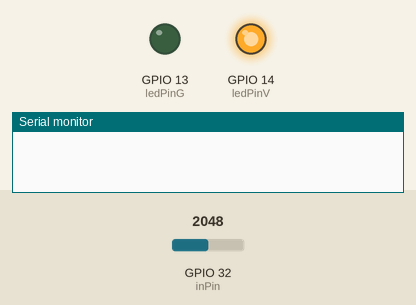
Simulated run of this sketch. Board: ESP32. On the bench: output pins drawn as LEDs (lit = HIGH), the last lines printed to the serial monitor. The test bench sets the inputs (shaded band); at power-on: GPIO 32 (inPin) = 2048. WiFi joins after 1.5 s; servers stay silent unless stated; no MQTT or app messages arrive unless stated.

Above: at 0.0 s.
At 2.7 s:
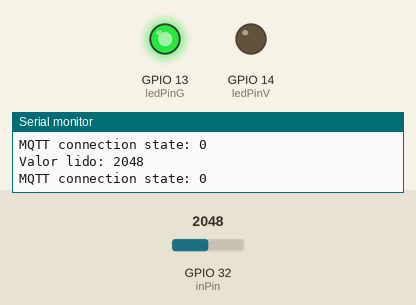
2.8 s: GPIO 32 (inPin) set to 0
At 3.8 s:
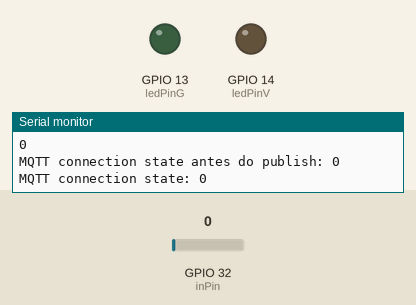
Timing chart, 0 to 5.8 s (numbered marks = the images above; inputs shaded):
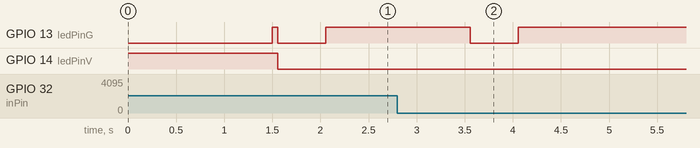

The sketch:

ler_agua_mqtt.ino
```cpp
/*#include <PubSubClient.h>
#include <WiFi.h>

WiFiClient espClient;
PubSubClient client(espClient);

const char* ssid = "ISR-Robots";
const char* mqttServer = "postman.cloudmqtt.com";
const int mqttPort = 14877;
const char* mqttUser = "pkmtmkxo";
const char* mqttPassword = "cY9ZBQTUMmKs";

int inPin = 32;
int ledPinV = 14;
int ledPinG = 13;
int val = 0;

void setup() {
  Serial.begin(115200);
  pinMode (inPin, INPUT);
  pinMode (ledPinG, OUTPUT);
  pinMode (ledPinV, OUTPUT);

  configuracoes_rede();
}

void loop() {
  static uint32_t beat = 0;
  static uint32_t beat_ant = 0;
  if (millis() - beat > 500) {
    if (millis() - beat < 2500) {
      digitalWrite(ledPinG, HIGH);
    }
    else {
      val = analogRead(inPin);
      digitalWrite (ledPinG, LOW);
      Serial.println(val);
      char result[16];
      itoa(val, result, 10);
      client.publish("esp/water", result);
      client.subscribe("esp/water");
      erro_rede();
      beat = millis();
      if (beat_ant > beat)
        beat = 0;
      else
        beat_ant = beat;
    }
  }
}

void configuracoes_rede() {
  digitalWrite (ledPinV, HIGH);
  digitalWrite (ledPinG, LOW);
  static uint32_t beat = 0;
  static uint32_t beat_ant = 0;
  WiFi.disconnect();
  WiFi.begin(ssid);
  while (WiFi.status() != WL_CONNECTED) {
    if (millis() - beat > 500) {
      Serial.print("Connecting to WiFi:");
      Serial.println(ssid);
    }
    beat = millis();
    if (beat_ant > beat)
      beat = 0;
    else
      beat_ant = beat;
  }
  Serial.println("Connected to the WiFi network");
  Serial.println("");
  Serial.println("IP address: ");
  Serial.println(WiFi.localIP());
  digitalWrite (ledPinG, HIGH);
  configuracoes_mqtt();
}

void configuracoes_mqtt() {
  digitalWrite (ledPinV, HIGH);
  digitalWrite (ledPinG, HIGH);
  static uint32_t beat = 0;
  static uint32_t beat_ant = 0;

  client.setServer(mqttServer, mqttPort);

  while (!client.connected()) {
    Serial.println("Passei por aqui2!");
    Serial.println("Connecting to MQTT…");
    String clientId = "ESP32Client-";
    clientId += String(random(0xffff), HEX);
    if (client.connect(clientId.c_str(), mqttUser, mqttPassword )) {
      Serial.println("connected");
    } else {
      if (millis() - beat > 2000) {
        Serial.print("failed with state ");
        Serial.print(client.state());

        beat = millis();
        if (beat_ant > beat)
          beat = 0;
        else
          beat_ant = beat;
      }
    }
  }
  Serial.println("Passei por aqui1!");
  client.publish("esp/connect", "water");
  client.subscribe("esp/connect");

  digitalWrite (ledPinV, LOW);
  digitalWrite (ledPinG, LOW);
}

void erro_rede() {
  Serial.println("Passei por aqui4!");
  if (WiFi.status() != WL_CONNECTED) {
    Serial.println("Erro na conexão wifi!");
    configuracoes_rede();
  }
  else if (!client.connected()) {
    Serial.println("Erro na conexão MQTT!");
    configuracoes_mqtt();
  }
}
*/

#include <PubSubClient.h>
#include <WiFi.h>

WiFiClient espClient;
PubSubClient client(espClient);

const char* ssid = "IS3L";
const char* password = "ErasmusKustar";
//const char* mqttServer = "postman.cloudmqtt.com";
const char* mqttServer = "10.231.234.184";
const int mqttPort = 1883;
//const int mqttPort = 14877;
const char* mqttUser = "pkmtmkxo";
const char* mqttPassword = "cY9ZBQTUMmKs";

int inPin = 32;
int ledPinV = 14;
int ledPinG = 13;
int val = 0;
int val_ant = 1;

void setup() {
  Serial.begin(115200);
  pinMode(inPin, INPUT);
  pinMode (ledPinG, OUTPUT);
  pinMode (ledPinV, OUTPUT);

  configuracoes_rede();
  configuracoes_mqtt();
}

void loop() {
  static uint32_t beat = 0;
  static uint32_t beat_ant = 0;
  if (millis() - beat > 500) {
    if (millis() - beat < 1000) {
      digitalWrite (ledPinG, HIGH);
    }
    else {
      val = analogRead(inPin);
      Serial.print("Valor lido: ");
      Serial.println(val);
      if (val != 0)
        val = 1;
      else
        val = 0;
      if (val != val_ant) {
        Serial.println("Entrei no ciclo");
        digitalWrite (ledPinG, LOW);
        erro_rede();
        Serial.println(val);
        char result[16];
        itoa(val, result, 10);
        Serial.print("MQTT connection state antes do publish: ");
        Serial.println(client.state());
        client.publish("esp/water", result);
        val_ant = val;
      }
      beat = millis();
      if (beat_ant > beat)
        beat = 0;
      else
        beat_ant = beat;
      Serial.print("MQTT connection state: ");
      Serial.println(client.state());
    }
  }
}

void configuracoes_rede() {
  digitalWrite (ledPinV, HIGH);
  digitalWrite (ledPinG, LOW);
  static uint32_t beat = 0;
  static uint32_t beat_ant = 0;
  WiFi.disconnect();
  WiFi.begin(ssid, password);
  while (WiFi.status() != WL_CONNECTED) {
    if (millis() - beat > 500) {
      Serial.print("Connecting to WiFi:");
      Serial.println(ssid);
    }
    beat = millis();
    if (beat_ant > beat)
      beat = 0;
    else
      beat_ant = beat;
  }
  Serial.println("Connected to the WiFi network");
  Serial.println("");
  Serial.println("IP address: ");
  Serial.println(WiFi.localIP());
  digitalWrite (ledPinV, HIGH);
  digitalWrite (ledPinG, HIGH);
  //configuracoes_mqtt();
}

void configuracoes_mqtt() {
  digitalWrite (ledPinV, HIGH);
  digitalWrite (ledPinG, HIGH);
  static uint32_t beat = 0;
  static uint32_t beat_ant = 0;

  client.setServer(mqttServer, mqttPort);

  int contador = 0;
  while (!client.connected()) {
    Serial.println("Passei por aqui2!");
    Serial.println("Connecting to MQTT…");
    String clientId = "ESP32Client-";
    //clientId += String(random(0xffff), HEX);
    if (client.connect("water")) {
    //if (client.connect("water", mqttUser, mqttPassword )) {
      Serial.println("connected");
    } else {
      if (millis() - beat > 2000) {
        Serial.print("failed with state ");
        Serial.print(client.state());
        beat = millis();
        if (beat_ant > beat)
          beat = 0;
        else
          beat_ant = beat;
        if (contador > 2) {
          ESP.restart();
        }
        contador++;
        Serial.print("Contador: ");
        Serial.println(contador);
      }
      Serial.print("Passei pela espera e: ");
      Serial.println(millis() - beat);
    }
  }
  Serial.println("Passei por aqui1!");
  client.publish("esp/connect", "water");
  //client.subscribe("esp/connect");

  digitalWrite (ledPinV, LOW);
  digitalWrite (ledPinG, LOW);
}

void erro_rede() {
  if (WiFi.status() != WL_CONNECTED) {
    Serial.println("Erro na conexão wifi!");
    configuracoes_rede();
  }
  if (!client.connected()) {
    Serial.println("Erro na conexão MQTT!");
    configuracoes_mqtt();
  }
}
```

Measured:
- after the input at 2.8 s, GPIO 13 (ledPinG): HIGH → LOW after 0.76 s, → HIGH 0.50 s later
